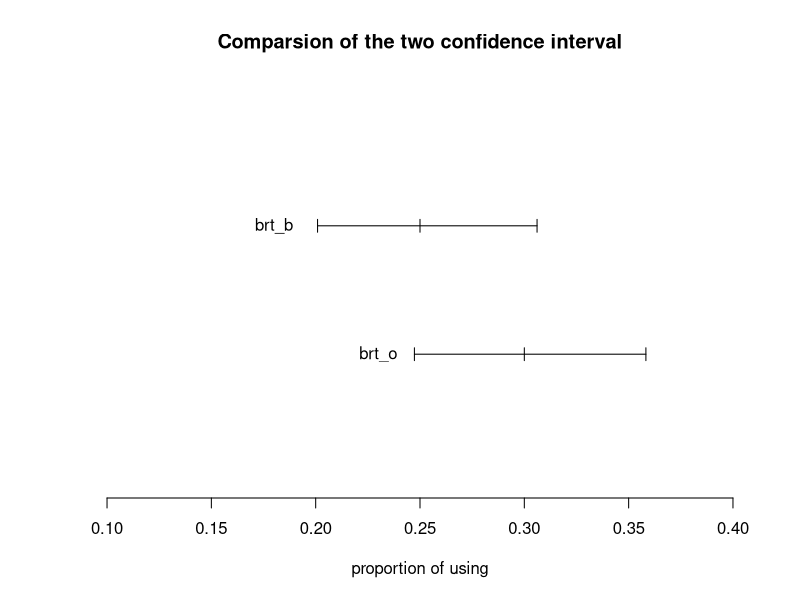

The R script that drew this image:
## ---- chunk 1
mu=60;sigma=6;n=36
mean=mu;mean
sd=sigma/sqrt(n);sd
## ---- chunk 2
z=qt((1-0.95)/2, df = 35, lower.tail = FALSE)
A=mean-z*sd;A
B=mean+z*sd;B
## ---- chunk 3
prop.test(x=c(0.611*131,0.426*61),n=c(131,61),alternative = "two.sided",conf.level = 0.99)
## ---- chunk 4
prop.test(x=c(0.611*131,0.426*61),n=c(131,61),alternative = "two.sided",conf.level = 0.95)
## ---- chunk 5
sd=sqrt((0.2*0.8)/200)
z=(0.25-0.20)/sd
z
## ---- chunk 6
pnorm(z, lower.tail = FALSE)
## ---- chunk 7
prop.test(x = 50, n = 200, 
          p = 0.2, alternative = "greater", 
          conf.level = 0.95, correct = F)
## ---- chunk 8
p1=60/200;n1=200
p2=50/200;n2=200
phat=(n1*p1+n2*p2)/(n1+n2)
z=(p1-p2-0)/sqrt(phat*(1-phat)*((1/n1)+(1/n2)))
z
## ---- chunk 9
pnorm(z, lower.tail = FALSE)
## ---- chunk 10
prop.test(x = c(60, 50), n = c(200,200), 
          alternative = "greater", 
          conf.level = 0.95, correct = F)
## ---- chunk 11
brt_b=prop.test(x=50,n=200,alternative = "two.sided",conf.level = 0.90)
brt_b$conf.int
brt_o=prop.test(x=60,n=200,alternative = "two.sided",conf.level = 0.90)
brt_o$conf.int
## ---- chunk 12
plot(c(0,3),type='n',xlim=c(0.1,0.4),xlab='proportion of using',ylab='',axes=F,
     main='Comparsion of the two confidence interval')

lines(c(0.2008983,0.3061036),c(2,2))
text(0.18,2,labels='brt_b')
lines(c(0.2008983,0.2008983),c(1.95,2.05))
lines(c(0.3061036,0.3061036),c(1.95,2.05))
lines(c(0.25,0.25),c(1.95,2.05))

lines(c(0.2473182,0.3582691),c(1,1))
text(0.23,1,labels='brt_o')
lines(c(0.2473182,0.2473182),c(0.95,1.05))
lines(c(0.3582691,0.3582691),c(0.95,1.05))
lines(c(0.3,0.3),c(0.95,1.05))

axis(1)
## ---- chunk 13
se=sqrt((20^2/100)+(10^2/100))
t_score=((35-30)-0)/se;t_score
## ---- chunk 14
pt(t_score,df=99,lower.tail = F)
## ---- chunk 15
mud=-1
s=5
t_score=(-1-0)/(5/sqrt(100));t_score
## ---- chunk 16
pt(t_score,df=99)
## ---- chunk 17
se=sqrt((10^2/100)+(10^2/100))
t_score=((32.5-30)-0)/se;t_score
## ---- chunk 18
2*pt(t_score,df=99,lower.tail = F)
## ---- chunk 19
se=sqrt((10^2/100)+(10^2/100))
t_score=((32.5-30)-0)/se
dhat=t_score*sqrt((1/100+1/100))
dhat
## ---- chunk 20
data<-read.csv("pennstate2.csv")
## ---- chunk 21
str(data)
str(data[data$t=="Y",])
## ---- chunk 22
phat=31/205;n=205
z=(phat-0.2)/sqrt(0.2*0.8/n)
z
## ---- chunk 23
pnorm(z,lower.tail = F)
## ---- chunk 24
prop.test(x = 31, n = 205, 
          p = 0.2, alternative = "greater", 
          conf.level = 0.95, correct = F)
## ---- chunk 25
b<-data[data$s=="F",]
str(b)
str(b[b$t=="Y",])
p_f=18/137
c<-data[data$s=="M",]
str(c)
str(c[c$t=="Y",])
p_m=13/68
## ---- chunk 26
p1=13/68;n1=68
p2=18/137;n2=137
phat=(n1*p1+n2*p2)/(n1+n2)
z=(p1-p2-0)/sqrt(phat*(1-phat)*((1/n1)+(1/n2)))
z
## ---- chunk 27
pnorm(z, lower.tail = FALSE)
## ---- chunk 28
prop.test(x = c(13,18), n = c(68,137), 
          alternative = "greater", 
          conf.level = 0.95, correct = F)
